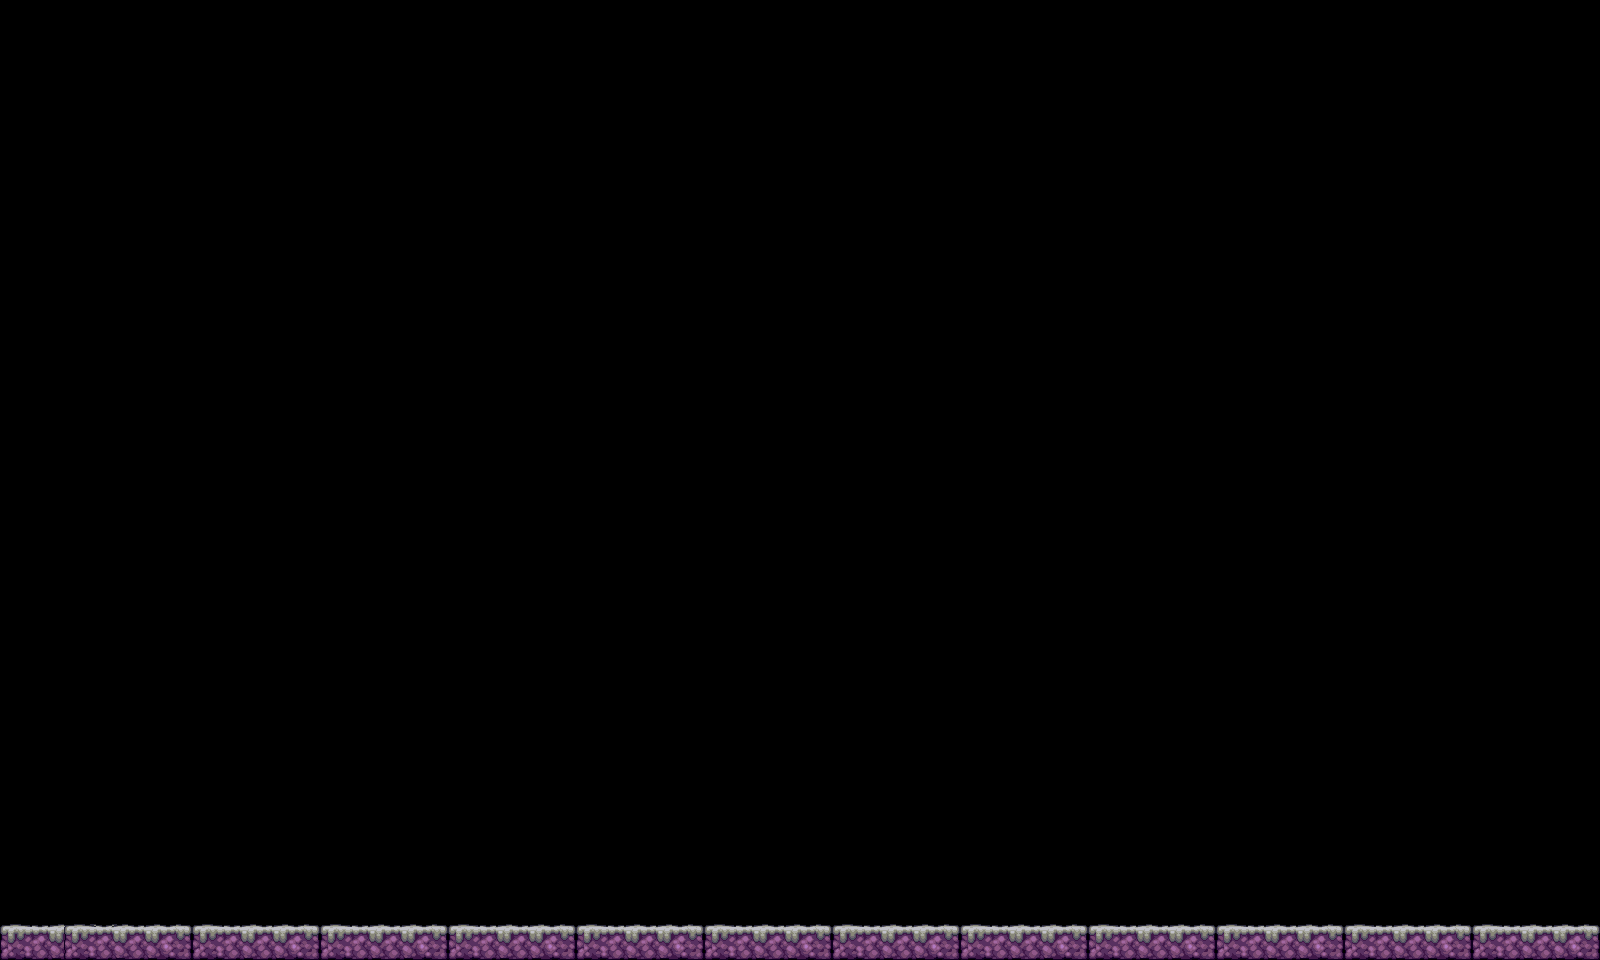

Rendered tile map (Tiled .tmx) drawn with the repository's tilesets; below, a short description and the full map source, tile grids included:
An orthogonal 50x30 tile map with 32x32 px tiles, 1 tile layer (Tile Layer 1).

<map version="1.10" tiledversion="1.10.0" orientation="orthogonal" renderorder="right-down" width="50" height="30" tilewidth="32" tileheight="32" infinite="0" nextlayerid="2" nextobjectid="1">
 <tileset firstgid="1" source="terrain.tsx" />
 <layer id="1" name="Tile Layer 1" width="50" height="30">
  <data encoding="csv">
0,0,0,0,0,0,0,0,0,0,0,0,0,0,0,0,0,0,0,0,0,0,0,0,0,0,0,0,0,0,0,0,0,0,0,0,0,0,0,0,0,0,0,0,0,0,0,0,0,0,
0,0,0,0,0,0,0,0,0,0,0,0,0,0,0,0,0,0,0,0,0,0,0,0,0,0,0,0,0,0,0,0,0,0,0,0,0,0,0,0,0,0,0,0,0,0,0,0,0,0,
0,0,0,0,0,0,0,0,0,0,0,0,0,0,0,0,0,0,0,0,0,0,0,0,0,0,0,0,0,0,0,0,0,0,0,0,0,0,0,0,0,0,0,0,0,0,0,0,0,0,
0,0,0,0,0,0,0,0,0,0,0,0,0,0,0,0,0,0,0,0,0,0,0,0,0,0,0,0,0,0,0,0,0,0,0,0,0,0,0,0,0,0,0,0,0,0,0,0,0,0,
0,0,0,0,0,0,0,0,0,0,0,0,0,0,0,0,0,0,0,0,0,0,0,0,0,0,0,0,0,0,0,0,0,0,0,0,0,0,0,0,0,0,0,0,0,0,0,0,0,0,
0,0,0,0,0,0,0,0,0,0,0,0,0,0,0,0,0,0,0,0,0,0,0,0,0,0,0,0,0,0,0,0,0,0,0,0,0,0,0,0,0,0,0,0,0,0,0,0,0,0,
0,0,0,0,0,0,0,0,0,0,0,0,0,0,0,0,0,0,0,0,0,0,0,0,0,0,0,0,0,0,0,0,0,0,0,0,0,0,0,0,0,0,0,0,0,0,0,0,0,0,
0,0,0,0,0,0,0,0,0,0,0,0,0,0,0,0,0,0,0,0,0,0,0,0,0,0,0,0,0,0,0,0,0,0,0,0,0,0,0,0,0,0,0,0,0,0,0,0,0,0,
0,0,0,0,0,0,0,0,0,0,0,0,0,0,0,0,0,0,0,0,0,0,0,0,0,0,0,0,0,0,0,0,0,0,0,0,0,0,0,0,0,0,0,0,0,0,0,0,0,0,
0,0,0,0,0,0,0,0,0,0,0,0,0,0,0,0,0,0,0,0,0,0,0,0,0,0,0,0,0,0,0,0,0,0,0,0,0,0,0,0,0,0,0,0,0,0,0,0,0,0,
0,0,0,0,0,0,0,0,0,0,0,0,0,0,0,0,0,0,0,0,0,0,0,0,0,0,0,0,0,0,0,0,0,0,0,0,0,0,0,0,0,0,0,0,0,0,0,0,0,0,
0,0,0,0,0,0,0,0,0,0,0,0,0,0,0,0,0,0,0,0,0,0,0,0,0,0,0,0,0,0,0,0,0,0,0,0,0,0,0,0,0,0,0,0,0,0,0,0,0,0,
0,0,0,0,0,0,0,0,0,0,0,0,0,0,0,0,0,0,0,0,0,0,0,0,0,0,0,0,0,0,0,0,0,0,0,0,0,0,0,0,0,0,0,0,0,0,0,0,0,0,
0,0,0,0,0,0,0,0,0,0,0,0,0,0,0,0,0,0,0,0,0,0,0,0,0,0,0,0,0,0,0,0,0,0,0,0,0,0,0,0,0,0,0,0,0,0,0,0,0,0,
0,0,0,0,0,0,0,0,0,0,0,0,0,0,0,0,0,0,0,0,0,0,0,0,0,0,0,0,0,0,0,0,0,0,0,0,0,0,0,0,0,0,0,0,0,0,0,0,0,0,
0,0,0,0,0,0,0,0,0,0,0,0,0,0,0,0,0,0,0,0,0,0,0,0,0,0,0,0,0,0,0,0,0,0,0,0,0,0,0,0,0,0,0,0,0,0,0,0,0,0,
0,0,0,0,0,0,0,0,0,0,0,0,0,0,0,0,0,0,0,0,0,0,0,0,0,0,0,0,0,0,0,0,0,0,0,0,0,0,0,0,0,0,0,0,0,0,0,0,0,0,
0,0,0,0,0,0,0,0,0,0,0,0,0,0,0,0,0,0,0,0,0,0,0,0,0,0,0,0,0,0,0,0,0,0,0,0,0,0,0,0,0,0,0,0,0,0,0,0,0,0,
0,0,0,0,0,0,0,0,0,0,0,0,0,0,0,0,0,0,0,0,0,0,0,0,0,0,0,0,0,0,0,0,0,0,0,0,0,0,0,0,0,0,0,0,0,0,0,0,0,0,
0,0,0,0,0,0,0,0,0,0,0,0,0,0,0,0,0,0,0,0,0,0,0,0,0,0,0,0,0,0,0,0,0,0,0,0,0,0,0,0,0,0,0,0,0,0,0,0,0,0,
0,0,0,0,0,0,0,0,0,0,0,0,0,0,0,0,0,0,0,0,0,0,0,0,0,0,0,0,0,0,0,0,0,0,0,0,0,0,0,0,0,0,0,0,0,0,0,0,0,0,
0,0,0,0,0,0,0,0,0,0,0,0,0,0,0,0,0,0,0,0,0,0,0,0,0,0,0,0,0,0,0,0,0,0,0,0,0,0,0,0,0,0,0,0,0,0,0,0,0,0,
0,0,0,0,0,0,0,0,0,0,0,0,0,0,0,0,0,0,0,0,0,0,0,0,0,0,0,0,0,0,0,0,0,0,0,0,0,0,0,0,0,0,0,0,0,0,0,0,0,0,
0,0,0,0,0,0,0,0,0,0,0,0,0,0,0,0,0,0,0,0,0,0,0,0,0,0,0,0,0,0,0,0,0,0,0,0,0,0,0,0,0,0,0,0,0,0,0,0,0,0,
0,0,0,0,0,0,0,0,0,0,0,0,0,0,0,0,0,0,0,0,0,0,0,0,0,0,0,0,0,0,0,0,0,0,0,0,0,0,0,0,0,0,0,0,0,0,0,0,0,0,
0,0,0,0,0,0,0,0,0,0,0,0,0,0,0,0,0,0,0,0,0,0,0,0,0,0,0,0,0,0,0,0,0,0,0,0,0,0,0,0,0,0,0,0,0,0,0,0,0,0,
0,0,0,0,0,0,0,0,0,0,0,0,0,0,0,0,0,0,0,0,0,0,0,0,0,0,0,0,0,0,0,0,0,0,0,0,0,0,0,0,0,0,0,0,0,0,0,0,0,0,
0,0,0,0,0,0,0,0,0,0,0,0,0,0,0,0,0,0,0,0,0,0,0,0,0,0,0,0,0,0,0,0,0,0,0,0,0,0,0,0,0,0,0,0,0,0,0,0,0,0,
0,0,0,0,0,0,0,0,0,0,0,0,0,0,0,0,0,0,0,0,0,0,0,0,0,0,0,0,0,0,0,0,0,0,0,0,0,0,0,0,0,0,0,0,0,0,0,0,0,0,
1,0,1,0,0,0,1,0,0,0,1,0,0,0,1,0,0,0,1,0,0,0,1,0,0,0,1,0,0,0,1,0,0,0,1,0,0,0,1,0,0,0,1,0,0,0,1,0,0,0
</data>
 </layer>
</map>